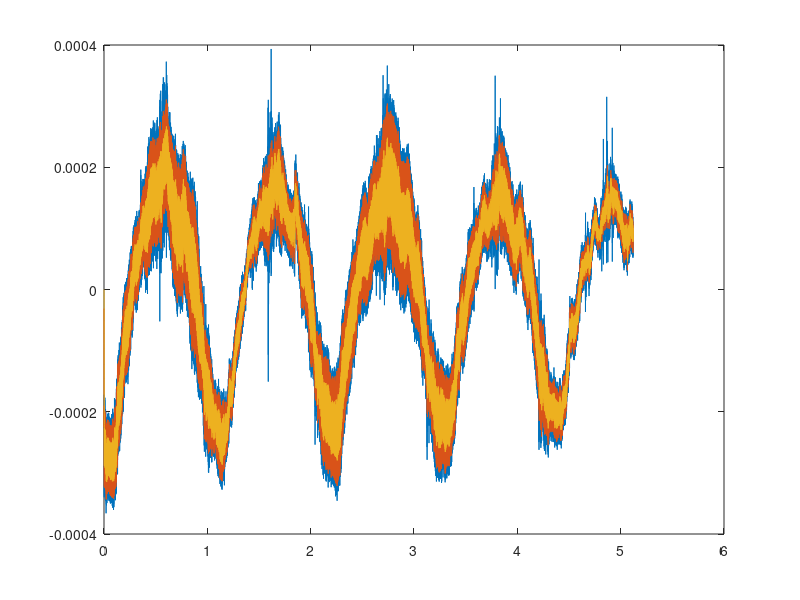

Reproduce this figure in MATLAB.
% Example filter script

%sample_arduino_data
load sample_commercial_data


% Filter response
A = 1;

% Fs = 500, FL = 50, BL = 100
B = [0.172608949702014097
     0.213356395356531503
     0.228069309882908744
     0.213356395356531503
     0.172608949702014097];

Y = filter(B,A,X);

Z = Y;
for ii=1:5
    Z = filter(B,A,Z);
end

t = dt*(0:length(X)-1);

plot(t,X,t,Y,t,Z)
